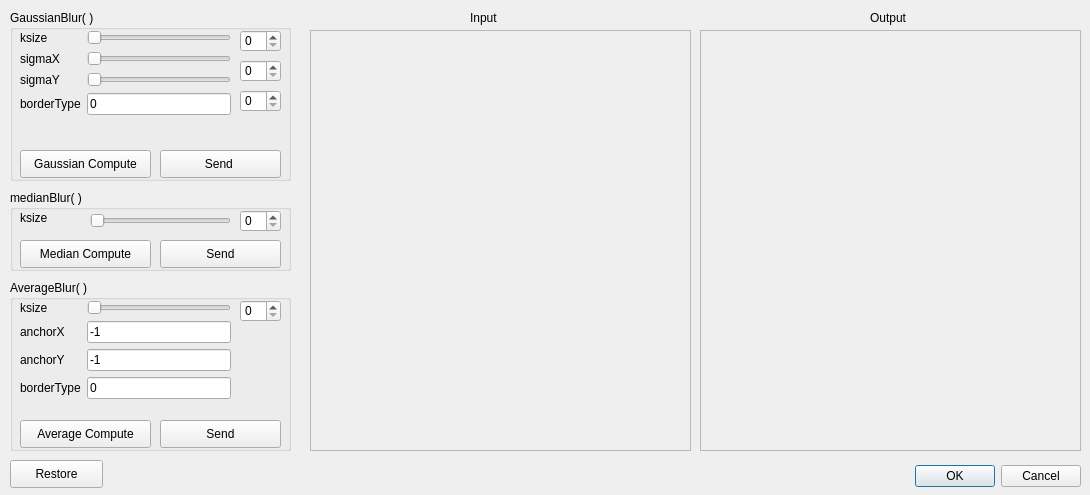
<?xml version="1.0" encoding="UTF-8"?>
<ui version="4.0">
 <class>smoothingClass</class>
 <widget class="QDialog" name="smoothingClass">
  <property name="geometry">
   <rect>
    <x>0</x>
    <y>0</y>
    <width>1090</width>
    <height>495</height>
   </rect>
  </property>
  <property name="windowTitle">
   <string>Dialog</string>
  </property>
  <widget class="QWidget" name="layoutWidget">
   <property name="geometry">
    <rect>
     <x>860</x>
     <y>460</y>
     <width>221</width>
     <height>33</height>
    </rect>
   </property>
   <layout class="QHBoxLayout">
    <property name="spacing">
     <number>6</number>
    </property>
    <property name="leftMargin">
     <number>0</number>
    </property>
    <property name="topMargin">
     <number>0</number>
    </property>
    <property name="rightMargin">
     <number>0</number>
    </property>
    <property name="bottomMargin">
     <number>0</number>
    </property>
    <item>
     <spacer>
      <property name="orientation">
       <enum>Qt::Horizontal</enum>
      </property>
      <property name="sizeHint" stdset="0">
       <size>
        <width>131</width>
        <height>31</height>
       </size>
      </property>
     </spacer>
    </item>
    <item>
     <widget class="QPushButton" name="okButton">
      <property name="text">
       <string>OK</string>
      </property>
     </widget>
    </item>
    <item>
     <widget class="QPushButton" name="cancelButton">
      <property name="text">
       <string>Cancel</string>
      </property>
     </widget>
    </item>
   </layout>
  </widget>
  <widget class="QScrollArea" name="scrollArea">
   <property name="geometry">
    <rect>
     <x>310</x>
     <y>30</y>
     <width>381</width>
     <height>421</height>
    </rect>
   </property>
   <property name="widgetResizable">
    <bool>true</bool>
   </property>
   <widget class="QWidget" name="scrollAreaWidgetContents">
    <property name="geometry">
     <rect>
      <x>0</x>
      <y>0</y>
      <width>379</width>
      <height>419</height>
     </rect>
    </property>
   </widget>
  </widget>
  <widget class="QScrollArea" name="scrollArea_2">
   <property name="geometry">
    <rect>
     <x>700</x>
     <y>30</y>
     <width>381</width>
     <height>421</height>
    </rect>
   </property>
   <property name="widgetResizable">
    <bool>true</bool>
   </property>
   <widget class="QWidget" name="scrollAreaWidgetContents_2">
    <property name="geometry">
     <rect>
      <x>0</x>
      <y>0</y>
      <width>379</width>
      <height>419</height>
     </rect>
    </property>
   </widget>
  </widget>
  <widget class="QLabel" name="label_6">
   <property name="geometry">
    <rect>
     <x>470</x>
     <y>10</y>
     <width>58</width>
     <height>15</height>
    </rect>
   </property>
   <property name="text">
    <string>Input</string>
   </property>
  </widget>
  <widget class="QLabel" name="label_7">
   <property name="geometry">
    <rect>
     <x>870</x>
     <y>10</y>
     <width>58</width>
     <height>15</height>
    </rect>
   </property>
   <property name="text">
    <string>Output</string>
   </property>
  </widget>
  <widget class="QGroupBox" name="groupBox">
   <property name="geometry">
    <rect>
     <x>10</x>
     <y>10</y>
     <width>281</width>
     <height>171</height>
    </rect>
   </property>
   <property name="title">
    <string>GaussianBlur( )</string>
   </property>
   <widget class="QPushButton" name="pushButton">
    <property name="geometry">
     <rect>
      <x>10</x>
      <y>140</y>
      <width>131</width>
      <height>28</height>
     </rect>
    </property>
    <property name="text">
     <string>Gaussian Compute</string>
    </property>
   </widget>
   <widget class="QSpinBox" name="spinBox">
    <property name="geometry">
     <rect>
      <x>230</x>
      <y>20</y>
      <width>41</width>
      <height>22</height>
     </rect>
    </property>
   </widget>
   <widget class="QWidget" name="formLayoutWidget">
    <property name="geometry">
     <rect>
      <x>10</x>
      <y>20</y>
      <width>211</width>
      <height>108</height>
     </rect>
    </property>
    <layout class="QFormLayout" name="formLayout">
     <item row="0" column="0">
      <widget class="QLabel" name="label">
       <property name="text">
        <string>ksize</string>
       </property>
      </widget>
     </item>
     <item row="1" column="0">
      <widget class="QLabel" name="label_2">
       <property name="text">
        <string>sigmaX</string>
       </property>
      </widget>
     </item>
     <item row="2" column="0">
      <widget class="QLabel" name="label_3">
       <property name="text">
        <string>sigmaY</string>
       </property>
      </widget>
     </item>
     <item row="3" column="0">
      <widget class="QLabel" name="label_4">
       <property name="text">
        <string>borderType</string>
       </property>
      </widget>
     </item>
     <item row="0" column="1">
      <widget class="QSlider" name="horizontalSlider">
       <property name="singleStep">
        <number>2</number>
       </property>
       <property name="orientation">
        <enum>Qt::Horizontal</enum>
       </property>
      </widget>
     </item>
     <item row="3" column="1">
      <widget class="QLineEdit" name="lineEdit">
       <property name="text">
        <string>0</string>
       </property>
      </widget>
     </item>
     <item row="1" column="1">
      <widget class="QSlider" name="horizontalSlider_2">
       <property name="singleStep">
        <number>2</number>
       </property>
       <property name="orientation">
        <enum>Qt::Horizontal</enum>
       </property>
      </widget>
     </item>
     <item row="2" column="1">
      <widget class="QSlider" name="horizontalSlider_3">
       <property name="singleStep">
        <number>2</number>
       </property>
       <property name="orientation">
        <enum>Qt::Horizontal</enum>
       </property>
      </widget>
     </item>
    </layout>
   </widget>
   <widget class="QSpinBox" name="spinBox_2">
    <property name="geometry">
     <rect>
      <x>230</x>
      <y>50</y>
      <width>41</width>
      <height>22</height>
     </rect>
    </property>
   </widget>
   <widget class="QSpinBox" name="spinBox_3">
    <property name="geometry">
     <rect>
      <x>230</x>
      <y>80</y>
      <width>41</width>
      <height>22</height>
     </rect>
    </property>
   </widget>
   <widget class="QPushButton" name="pushButton_3">
    <property name="geometry">
     <rect>
      <x>150</x>
      <y>140</y>
      <width>121</width>
      <height>28</height>
     </rect>
    </property>
    <property name="text">
     <string>Send </string>
    </property>
   </widget>
  </widget>
  <widget class="QPushButton" name="pushButton_2">
   <property name="geometry">
    <rect>
     <x>10</x>
     <y>460</y>
     <width>93</width>
     <height>28</height>
    </rect>
   </property>
   <property name="text">
    <string>Restore</string>
   </property>
  </widget>
  <widget class="QGroupBox" name="groupBox_2">
   <property name="geometry">
    <rect>
     <x>10</x>
     <y>190</y>
     <width>281</width>
     <height>81</height>
    </rect>
   </property>
   <property name="title">
    <string>medianBlur( )</string>
   </property>
   <widget class="QLabel" name="label_5">
    <property name="geometry">
     <rect>
      <x>10</x>
      <y>20</y>
      <width>58</width>
      <height>15</height>
     </rect>
    </property>
    <property name="text">
     <string>ksize</string>
    </property>
   </widget>
   <widget class="QSlider" name="horizontalSlider_4">
    <property name="geometry">
     <rect>
      <x>80</x>
      <y>20</y>
      <width>141</width>
      <height>22</height>
     </rect>
    </property>
    <property name="singleStep">
     <number>2</number>
    </property>
    <property name="orientation">
     <enum>Qt::Horizontal</enum>
    </property>
   </widget>
   <widget class="QSpinBox" name="spinBox_4">
    <property name="geometry">
     <rect>
      <x>230</x>
      <y>20</y>
      <width>41</width>
      <height>22</height>
     </rect>
    </property>
   </widget>
   <widget class="QPushButton" name="pushButton_4">
    <property name="geometry">
     <rect>
      <x>10</x>
      <y>50</y>
      <width>131</width>
      <height>28</height>
     </rect>
    </property>
    <property name="text">
     <string>Median Compute</string>
    </property>
   </widget>
   <widget class="QPushButton" name="pushButton_5">
    <property name="geometry">
     <rect>
      <x>150</x>
      <y>50</y>
      <width>121</width>
      <height>28</height>
     </rect>
    </property>
    <property name="text">
     <string>Send</string>
    </property>
   </widget>
  </widget>
  <widget class="QGroupBox" name="groupBox_3">
   <property name="geometry">
    <rect>
     <x>10</x>
     <y>280</y>
     <width>281</width>
     <height>171</height>
    </rect>
   </property>
   <property name="title">
    <string>AverageBlur( )</string>
   </property>
   <widget class="QWidget" name="formLayoutWidget_2">
    <property name="geometry">
     <rect>
      <x>10</x>
      <y>20</y>
      <width>211</width>
      <height>108</height>
     </rect>
    </property>
    <layout class="QFormLayout" name="formLayout_2">
     <item row="0" column="0">
      <widget class="QLabel" name="label_8">
       <property name="text">
        <string>ksize</string>
       </property>
      </widget>
     </item>
     <item row="1" column="0">
      <widget class="QLabel" name="label_9">
       <property name="text">
        <string>anchorX</string>
       </property>
      </widget>
     </item>
     <item row="2" column="0">
      <widget class="QLabel" name="label_10">
       <property name="text">
        <string>anchorY</string>
       </property>
      </widget>
     </item>
     <item row="3" column="0">
      <widget class="QLabel" name="label_11">
       <property name="text">
        <string>borderType</string>
       </property>
      </widget>
     </item>
     <item row="0" column="1">
      <widget class="QSlider" name="horizontalSlider_5">
       <property name="singleStep">
        <number>2</number>
       </property>
       <property name="orientation">
        <enum>Qt::Horizontal</enum>
       </property>
      </widget>
     </item>
     <item row="2" column="1">
      <widget class="QLineEdit" name="lineEdit_3">
       <property name="text">
        <string>-1</string>
       </property>
      </widget>
     </item>
     <item row="1" column="1">
      <widget class="QLineEdit" name="lineEdit_2">
       <property name="text">
        <string>-1</string>
       </property>
      </widget>
     </item>
     <item row="3" column="1">
      <widget class="QLineEdit" name="lineEdit_4">
       <property name="text">
        <string>0</string>
       </property>
      </widget>
     </item>
    </layout>
   </widget>
   <widget class="QSpinBox" name="spinBox_5">
    <property name="geometry">
     <rect>
      <x>230</x>
      <y>20</y>
      <width>41</width>
      <height>22</height>
     </rect>
    </property>
   </widget>
   <widget class="QPushButton" name="pushButton_6">
    <property name="geometry">
     <rect>
      <x>10</x>
      <y>140</y>
      <width>131</width>
      <height>28</height>
     </rect>
    </property>
    <property name="text">
     <string>Average Compute</string>
    </property>
   </widget>
   <widget class="QPushButton" name="pushButton_7">
    <property name="geometry">
     <rect>
      <x>150</x>
      <y>140</y>
      <width>121</width>
      <height>28</height>
     </rect>
    </property>
    <property name="text">
     <string>Send</string>
    </property>
   </widget>
  </widget>
 </widget>
 <resources/>
 <connections>
  <connection>
   <sender>okButton</sender>
   <signal>clicked()</signal>
   <receiver>smoothingClass</receiver>
   <slot>accept()</slot>
   <hints>
    <hint type="sourcelabel">
     <x>260</x>
     <y>467</y>
    </hint>
    <hint type="destinationlabel">
     <x>96</x>
     <y>254</y>
    </hint>
   </hints>
  </connection>
  <connection>
   <sender>cancelButton</sender>
   <signal>clicked()</signal>
   <receiver>smoothingClass</receiver>
   <slot>reject()</slot>
   <hints>
    <hint type="sourcelabel">
     <x>359</x>
     <y>467</y>
    </hint>
    <hint type="destinationlabel">
     <x>179</x>
     <y>282</y>
    </hint>
   </hints>
  </connection>
  <connection>
   <sender>pushButton</sender>
   <signal>clicked()</signal>
   <receiver>smoothingClass</receiver>
   <slot>on_gaussianEnter_clicked()</slot>
   <hints>
    <hint type="sourcelabel">
     <x>118</x>
     <y>158</y>
    </hint>
    <hint type="destinationlabel">
     <x>681</x>
     <y>19</y>
    </hint>
   </hints>
  </connection>
  <connection>
   <sender>horizontalSlider</sender>
   <signal>valueChanged(int)</signal>
   <receiver>smoothingClass</receiver>
   <slot>on_gaussian_ksize_clicked()</slot>
   <hints>
    <hint type="sourcelabel">
     <x>177</x>
     <y>47</y>
    </hint>
    <hint type="destinationlabel">
     <x>347</x>
     <y>20</y>
    </hint>
   </hints>
  </connection>
  <connection>
   <sender>spinBox</sender>
   <signal>valueChanged(int)</signal>
   <receiver>smoothingClass</receiver>
   <slot>on_ksize_clicked()</slot>
   <hints>
    <hint type="sourcelabel">
     <x>263</x>
     <y>42</y>
    </hint>
    <hint type="destinationlabel">
     <x>576</x>
     <y>26</y>
    </hint>
   </hints>
  </connection>
  <connection>
   <sender>pushButton_2</sender>
   <signal>clicked()</signal>
   <receiver>smoothingClass</receiver>
   <slot>on_restore_clicked()</slot>
   <hints>
    <hint type="sourcelabel">
     <x>78</x>
     <y>469</y>
    </hint>
    <hint type="destinationlabel">
     <x>190</x>
     <y>224</y>
    </hint>
   </hints>
  </connection>
  <connection>
   <sender>lineEdit</sender>
   <signal>editingFinished()</signal>
   <receiver>smoothingClass</receiver>
   <slot>test2()</slot>
   <hints>
    <hint type="sourcelabel">
     <x>229</x>
     <y>136</y>
    </hint>
    <hint type="destinationlabel">
     <x>363</x>
     <y>238</y>
    </hint>
   </hints>
  </connection>
  <connection>
   <sender>horizontalSlider_2</sender>
   <signal>valueChanged(int)</signal>
   <receiver>smoothingClass</receiver>
   <slot>on_sigmaX_clicked()</slot>
   <hints>
    <hint type="sourcelabel">
     <x>148</x>
     <y>66</y>
    </hint>
    <hint type="destinationlabel">
     <x>335</x>
     <y>66</y>
    </hint>
   </hints>
  </connection>
  <connection>
   <sender>horizontalSlider_3</sender>
   <signal>valueChanged(int)</signal>
   <receiver>smoothingClass</receiver>
   <slot>on_sigmaY_clicked()</slot>
   <hints>
    <hint type="sourcelabel">
     <x>171</x>
     <y>96</y>
    </hint>
    <hint type="destinationlabel">
     <x>342</x>
     <y>105</y>
    </hint>
   </hints>
  </connection>
  <connection>
   <sender>lineEdit</sender>
   <signal>editingFinished()</signal>
   <receiver>smoothingClass</receiver>
   <slot>on_borderType_clicked()</slot>
   <hints>
    <hint type="sourcelabel">
     <x>199</x>
     <y>128</y>
    </hint>
    <hint type="destinationlabel">
     <x>321</x>
     <y>152</y>
    </hint>
   </hints>
  </connection>
  <connection>
   <sender>spinBox_3</sender>
   <signal>valueChanged(int)</signal>
   <receiver>smoothingClass</receiver>
   <slot>on_sigmaY_clicked()</slot>
   <hints>
    <hint type="sourcelabel">
     <x>275</x>
     <y>100</y>
    </hint>
    <hint type="destinationlabel">
     <x>641</x>
     <y>41</y>
    </hint>
   </hints>
  </connection>
  <connection>
   <sender>spinBox_2</sender>
   <signal>valueChanged(int)</signal>
   <receiver>smoothingClass</receiver>
   <slot>on_sigmaX_clicked()</slot>
   <hints>
    <hint type="sourcelabel">
     <x>273</x>
     <y>77</y>
    </hint>
    <hint type="destinationlabel">
     <x>316</x>
     <y>77</y>
    </hint>
   </hints>
  </connection>
  <connection>
   <sender>pushButton_3</sender>
   <signal>clicked()</signal>
   <receiver>smoothingClass</receiver>
   <slot>on_gaussianSend_clicked()</slot>
   <hints>
    <hint type="sourcelabel">
     <x>212</x>
     <y>155</y>
    </hint>
    <hint type="destinationlabel">
     <x>431</x>
     <y>370</y>
    </hint>
   </hints>
  </connection>
  <connection>
   <sender>pushButton_4</sender>
   <signal>clicked()</signal>
   <receiver>smoothingClass</receiver>
   <slot>on_medianEnter_clicked()</slot>
   <hints>
    <hint type="sourcelabel">
     <x>44</x>
     <y>259</y>
    </hint>
    <hint type="destinationlabel">
     <x>55</x>
     <y>312</y>
    </hint>
   </hints>
  </connection>
  <connection>
   <sender>pushButton_5</sender>
   <signal>clicked()</signal>
   <receiver>smoothingClass</receiver>
   <slot>on_medianSend_clicked()</slot>
   <hints>
    <hint type="sourcelabel">
     <x>195</x>
     <y>259</y>
    </hint>
    <hint type="destinationlabel">
     <x>234</x>
     <y>296</y>
    </hint>
   </hints>
  </connection>
  <connection>
   <sender>pushButton_7</sender>
   <signal>clicked()</signal>
   <receiver>smoothingClass</receiver>
   <slot>on_averageSend_clicked()</slot>
   <hints>
    <hint type="sourcelabel">
     <x>184</x>
     <y>432</y>
    </hint>
    <hint type="destinationlabel">
     <x>333</x>
     <y>418</y>
    </hint>
   </hints>
  </connection>
  <connection>
   <sender>pushButton_6</sender>
   <signal>clicked()</signal>
   <receiver>smoothingClass</receiver>
   <slot>on_averageEnter_clicked()</slot>
   <hints>
    <hint type="sourcelabel">
     <x>122</x>
     <y>434</y>
    </hint>
    <hint type="destinationlabel">
     <x>322</x>
     <y>377</y>
    </hint>
   </hints>
  </connection>
 </connections>
 <slots>
  <slot>on_gaussian_ksize_clicked()</slot>
  <slot>on_sigmaX_clicked()</slot>
  <slot>on_sigmaY_clicked()</slot>
  <slot>on_borderType_clicked()</slot>
  <slot>on_gaussianEnter_clicked()</slot>
  <slot>on_restore_clicked()</slot>
  <slot>slot1()</slot>
  <slot>on_gaussianSend_clicked()</slot>
  <slot>on_medianEnter_clicked()</slot>
  <slot>on_medianSend_clicked()</slot>
  <slot>on_averageSend_clicked()</slot>
  <slot>on_averageEnter_clicked()</slot>
 </slots>
</ui>
